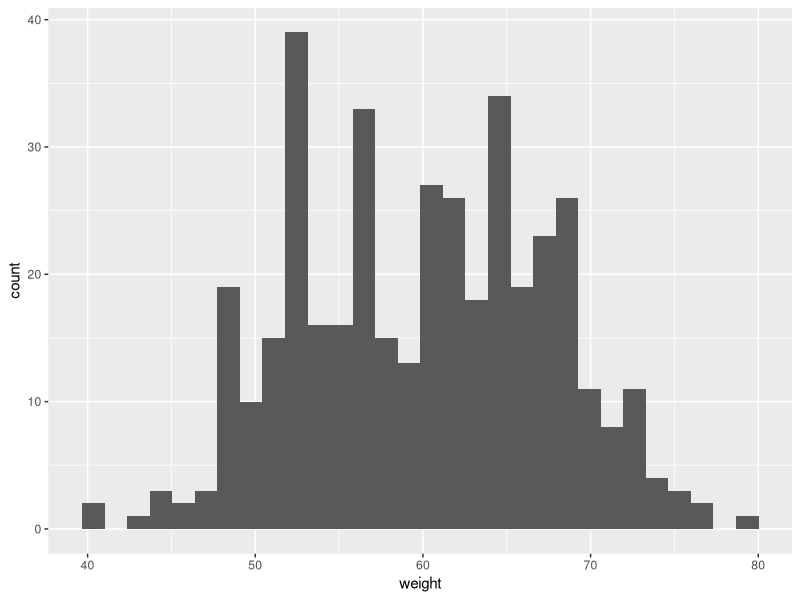
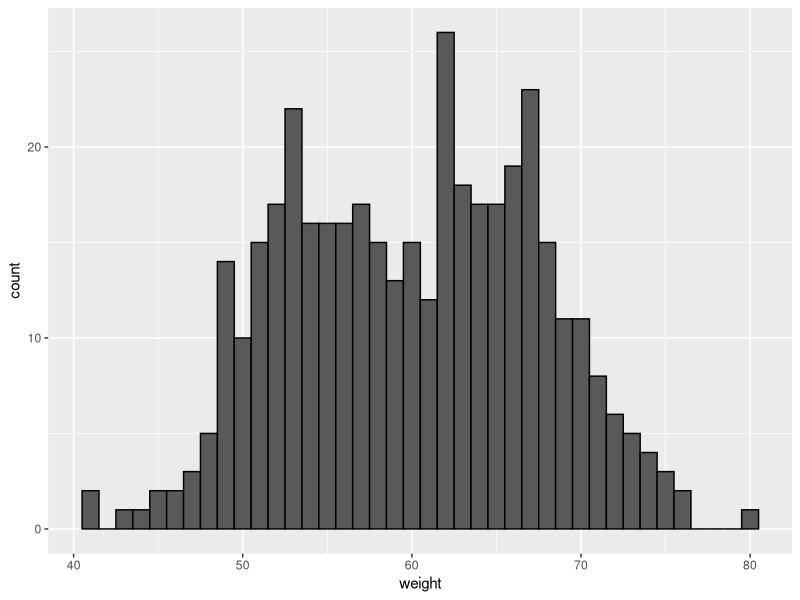
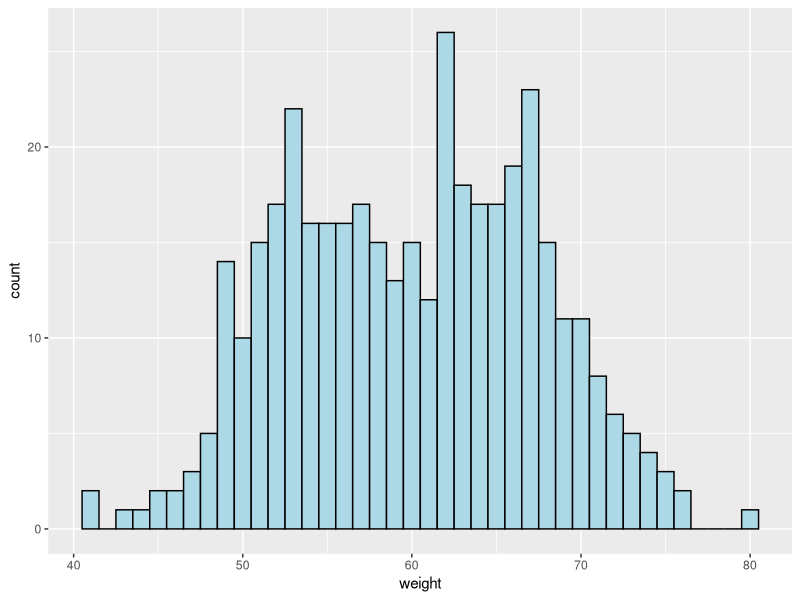
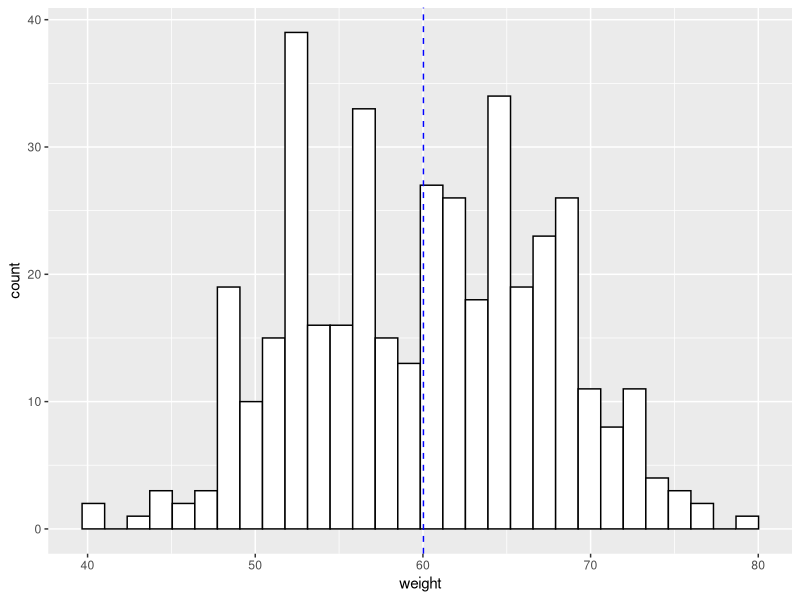
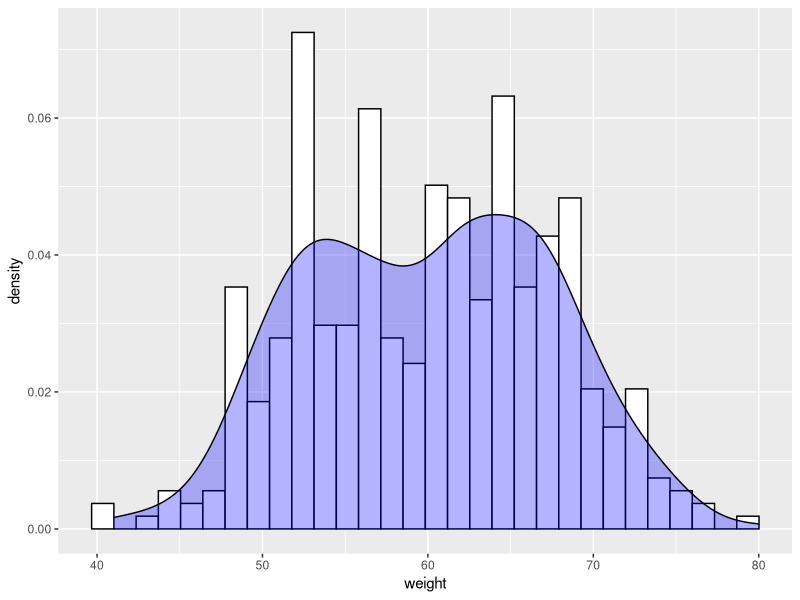
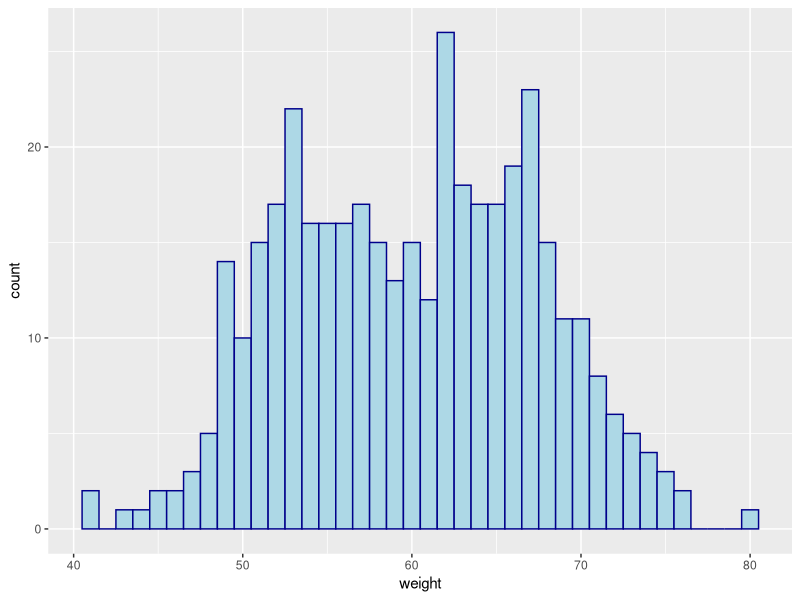

The R script that drew these images, in order:
# to test normality of data and distribution of data, basically used histogram
#importing the data set
dataset= read.csv('data.csv')
dataset
library(ggplot2)

#Basic histogram using ggplot2
ggplot(dataset, aes(x= weight)) + 
  geom_histogram()

#Histogram with custom bin width
ggplot(dataset, aes(x= weight)) + 
  geom_histogram(binwidth= 1, color= 'black')

#Histogram with custom bin width and fill color

ggplot(dataset, aes(x= weight)) + 
  geom_histogram(binwidth= 1, color= 'black', fill= 'lightblue')

#Histogram basically used with continuous data, like weight, height 

#Bar graph used for discrete data, without fragmentation data like 1, 2, 10 etc.

#Adding the mean line in the histogram

myplot=ggplot(dataset, aes(x= weight)) + 
  geom_histogram(color= 'black', fill= "white")

myplot+ geom_vline(aes(xintercept= mean(weight)), color='blue', linetype='dashed', size= .5)

#Histogram with density plot

ggplot(dataset, aes(x= weight)) + 
  geom_histogram( aes(y=after_stat(density)),color= 'black', fill= 'white')+
  geom_density(fill='blue', alpha=0.3)

#Density plot mainly smooth plot of histogram, it is used to see the distribution of data

#Changing the line color and bar color

ggplot(dataset, aes(x= weight)) + 
  geom_histogram(binwidth= 1, color= 'darkblue', fill= 'lightblue')